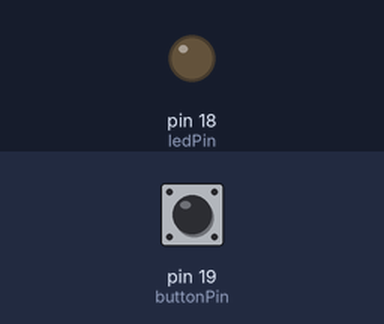
Simulated run of this sketch. Board: Arduino Uno, built with avr-gcc and run on an emulated ATmega328P. On the bench: output pins drawn as LEDs (lit = HIGH). Inputs (shaded band) come from the test bench; at power-on: pin 19 (buttonPin) HIGH.

Above: at 1.2 s.
1.3 s: pin 19 (buttonPin) pulled LOW for 0.15 s
At 2.5 s:
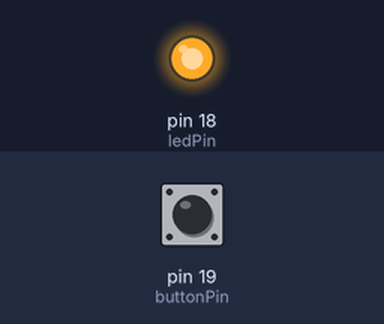
2.9 s: pin 19 (buttonPin) pulled LOW for 1 s
At 3.8 s:
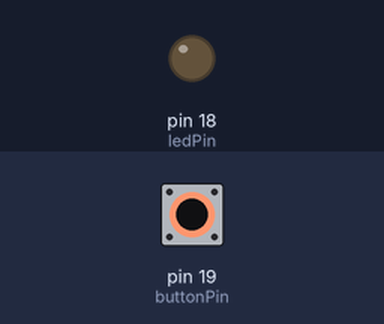
5.4 s: pin 19 (buttonPin) pulled LOW for 3.2 s
At 5.7 s:
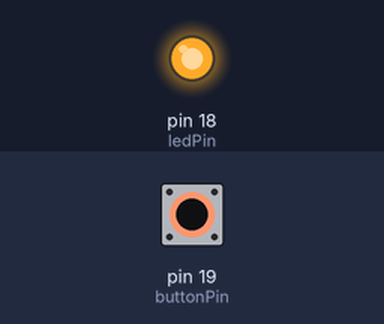
Timing chart, 0 to 8.4 s (numbered marks = the images above; inputs shaded):
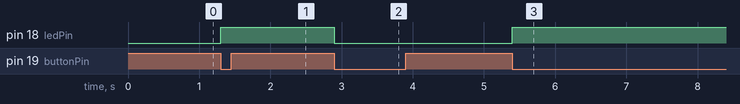

Measured:
- after the input at 1.3 s, pin 18 (ledPin): LOW → HIGH at once
- after the input at 2.9 s, pin 18 (ledPin): HIGH → LOW at once
- after the input at 5.4 s, pin 18 (ledPin): LOW → HIGH at once

The sketch:

button_LED.ino
```cpp
const int ledPin = 18;
const int buttonPin = 19;

/*void setup(){
    pinMode(ledPin, OUTPUT);
    pinMode(buttonPin, INPUT_PULLUP);
}

code below creates a circuit where the LED is only on so long as the button is pressed.

void loop(){
    int buttonState = digitalRead(buttonPin); /* digitalRead that will return HIGH (3.3 V) or LOW (0 V), and
    we store that result inside a vartiable "buttonState". */

    /* INPUT_PULLUP mode on a microcontroller pin connects an internal resistor to the voltage supply.
    with an open button (not pressed), the internal resistor will pull the the pin to HIGH.
    when the button is closed (pressed), it reads LOW. button logic here is inverted. */

    /*if (buttonState == LOW)
        digitalWrite(ledPin, HIGH); // button is pressed, so set ledPin to high.
    else
        digitalWrite(ledPin, LOW); // button is not pressed, so set ledPin to low.

}
*/


/* code below created a circuit introduces states, where we can press the button once and keep the LED on, and
press it again to turn it off.*/


//using boolean data types, first establish the LED as off (false).
bool ledState = false;

/* now we need to make sure our program remembers what it was doing during our previous loop. using INPUT_PULLUP,
HIGH = button released, LOW = button pressed. so the button starts in a released state, and we initialize it
to high. */

int previousButtonState = HIGH;

void setup(){
    pinMode(ledPin, OUTPUT);
    pinMode(buttonPin, INPUT_PULLUP);
}

void loop(){
    int currentButtonState = digitalRead(buttonPin); // read the state of button rn

    // check if button was JUST pressed.

    // if previous state = HIGH and its current state is low, then the button was just pressed, so we need to flip the led State.

    if(previousButtonState == HIGH && currentButtonState == LOW){
        ledState = !ledState;

    //rewrite LED to match LED state

        digitalWrite(ledPin, ledState);
    }


    // save the current button state. on the next loop, this is our "previous" state.

    previousButtonState = currentButtonState;
}
```
